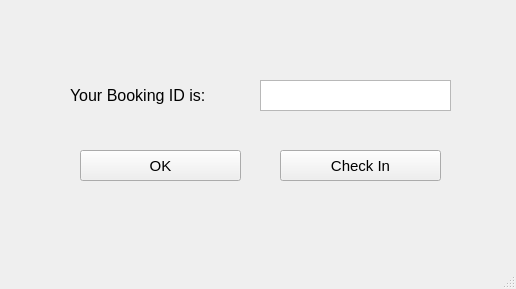
<?xml version="1.0" encoding="UTF-8"?>
<ui version="4.0">
 <class>show_bookingid</class>
 <widget class="QMainWindow" name="show_bookingid">
  <property name="geometry">
   <rect>
    <x>0</x>
    <y>0</y>
    <width>516</width>
    <height>289</height>
   </rect>
  </property>
  <property name="windowTitle">
   <string>MainWindow</string>
  </property>
  <widget class="QWidget" name="centralwidget">
   <widget class="QLabel" name="yourbookingid_label">
    <property name="enabled">
     <bool>true</bool>
    </property>
    <property name="geometry">
     <rect>
      <x>70</x>
      <y>80</y>
      <width>181</width>
      <height>31</height>
     </rect>
    </property>
    <property name="font">
     <font>
      <pointsize>12</pointsize>
     </font>
    </property>
    <property name="toolTip">
     <string>&lt;html&gt;&lt;head/&gt;&lt;body&gt;&lt;p&gt;Name&lt;/p&gt;&lt;/body&gt;&lt;/html&gt;</string>
    </property>
    <property name="whatsThis">
     <string>&lt;html&gt;&lt;head/&gt;&lt;body&gt;&lt;p&gt;Name&lt;/p&gt;&lt;/body&gt;&lt;/html&gt;</string>
    </property>
    <property name="text">
     <string>Your Booking ID is: </string>
    </property>
   </widget>
   <widget class="QPushButton" name="checkin">
    <property name="geometry">
     <rect>
      <x>280</x>
      <y>150</y>
      <width>161</width>
      <height>31</height>
     </rect>
    </property>
    <property name="font">
     <font>
      <pointsize>11</pointsize>
     </font>
    </property>
    <property name="text">
     <string>Check In</string>
    </property>
   </widget>
   <widget class="QListWidget" name="bookingidvalue">
    <property name="geometry">
     <rect>
      <x>260</x>
      <y>80</y>
      <width>191</width>
      <height>31</height>
     </rect>
    </property>
    <property name="font">
     <font>
      <pointsize>10</pointsize>
     </font>
    </property>
   </widget>
   <widget class="QPushButton" name="ok">
    <property name="geometry">
     <rect>
      <x>80</x>
      <y>150</y>
      <width>161</width>
      <height>31</height>
     </rect>
    </property>
    <property name="font">
     <font>
      <pointsize>11</pointsize>
     </font>
    </property>
    <property name="text">
     <string>OK</string>
    </property>
   </widget>
  </widget>
  <widget class="QStatusBar" name="statusbar"/>
 </widget>
 <resources/>
 <connections/>
</ui>
